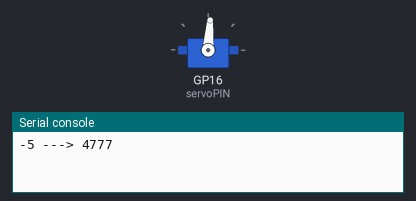
This program was run on a simulated Raspberry Pi Pico running MicroPython. Parts: servo, the last lines printed to the serial console. Servo angles are drawn from the pulse width (0.5 ms = 0°, 2.5 ms = 180°). At 1.0 s the program stops and its outputs stay as they are.

Above: at 0.1 s.
At 1.1 s:
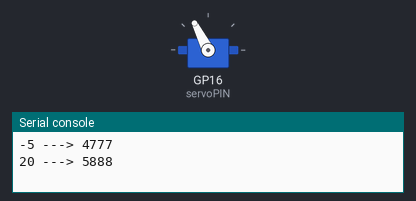
Timing chart, 0 to 2.5 s (numbered marks = the images above):
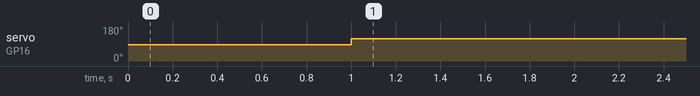

The program:

15_motor_function_1.py
```python
from machine import Pin ,PWM
from utime import sleep
servoPIN = PWM(Pin(16))
servoPIN.freq(50)

def servo(degrees):
    if degrees > 90: degrees=90
    if degrees < -90: degrees=-90
    maxDuty=9000
    minDuty=1000
    newDuty=((maxDuty+minDuty)/2)+(((maxDuty-minDuty)/2)*(degrees/90))
    print(degrees,'--->',int(newDuty))
    servoPIN.duty_u16(int(newDuty))

servo(-5)
sleep(1)
servo(20)
```

Measured:
- by itself, servo on GP16 (servoPIN): 86° → 117° at 1.0 s
